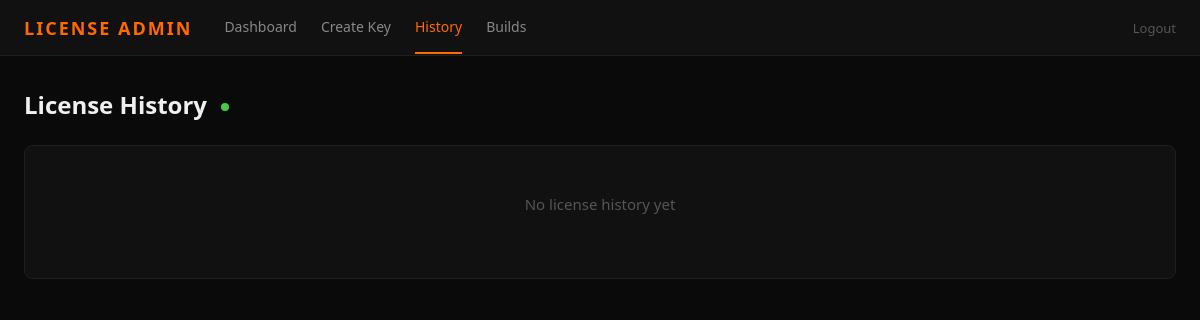
Before: /history (signed in) with the older database file.
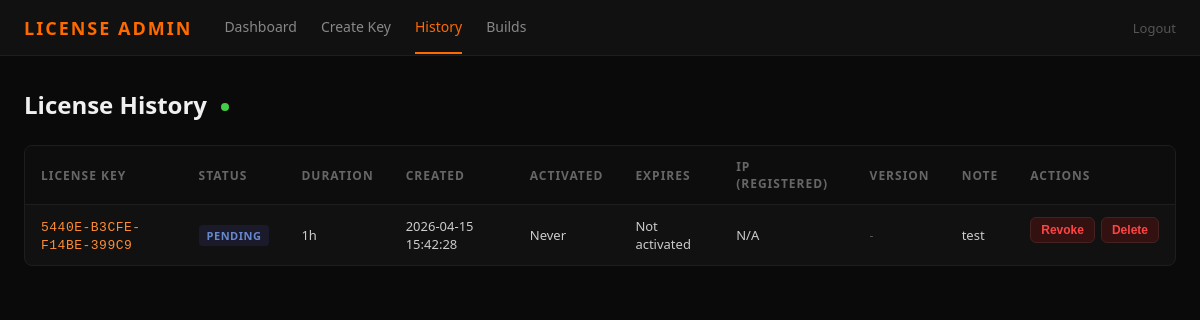
After: the same page with the newer database file.
### tables this page shows
CREATE TABLE licenses (
            id INTEGER PRIMARY KEY AUTOINCREMENT,
            license_key TEXT UNIQUE NOT NULL,
            created_at REAL NOT NULL,
            activated_at REAL,
            expires_at REAL,
            duration_seconds INTEGER NOT NULL,
            status TEXT NOT NULL DEFAULT 'pending',
            last_heartbeat REAL,
            last_ip TEXT,
            note TEXT DEFAULT '',
            registered_ip TEXT
        , launcher_version TEXT DEFAULT '');

### license_server/server.py (the view)
@app.route("/history")
@require_admin
def history():
    conn = get_db()
    now = time.time()
    expire_active_licenses(conn)
    rows = conn.execute("SELECT * FROM licenses ORDER BY created_at DESC").fetchall()
    conn.close()
    licenses = []
    for row in rows:
        if row["status"] == "active" and row["expires_at"]:
            remaining = max(0, row["expires_at"] - now)
            remaining_text = format_duration(remaining)
            remaining_seconds = int(remaining)
        elif row["status"] == "suspended" and row["expires_at"]:
            remaining = max(0, row["expires_at"] - now)
            remaining_text = format_duration(remaining) + " (suspended)"
            remaining_seconds = int(remaining)
        elif row["status"] == "pending":
            remaining_text = format_duration(row["duration_seconds"]) + " (pending)"
            remaining_seconds = row["duration_seconds"]
        else:
            remaining_text = "-"
            remaining_seconds = 0
        licenses.append({
            "id": row["id"],
            "key": row["license_key"],
            "created": format_time(row["created_at"]),
            "activated": format_time(row["activated_at"]),
            "expires": format_time(row["expires_at"]) if row["expires_at"] else "Not activated",
            "remaining": remaining_text,
            "remaining_seconds": remaining_seconds,
            "online": is_online(row["last_heartbeat"]) if row["status"] == "active" else False,
            "last_ip": row["last_ip"] or "N/A",
            "registered_ip": row["registered_ip"] or "N/A",
            "note": row["note"] or "",
            "status": row["status"],
            "duration_text": format_duration(row["duration_seconds"]),
            "version": row["launcher_version"] or "",
        })
    return render_template("history.html", licenses=licenses)

### license_server/server.py (called while the page is built)
def get_db():
    conn = sqlite3.connect(DB_PATH)
    conn.row_factory = sqlite3.Row
    conn.execute("PRAGMA journal_mode=WAL")
    return conn

def format_duration(seconds):
    if seconds <= 0:
        return "Expired"
    days = int(seconds // 86400)
    hours = int((seconds % 86400) // 3600)
    minutes = int((seconds % 3600) // 60)
    parts = []
    if days > 0:
        parts.append(f"{days}d")
    if hours > 0:
        parts.append(f"{hours}h")
    if minutes > 0:
        parts.append(f"{minutes}m")
    return " ".join(parts) if parts else "<1m"

def format_time(timestamp):
    if not timestamp:
        return "Never"
    return datetime.fromtimestamp(timestamp).strftime("%Y-%m-%d %H:%M:%S")

def expire_active_licenses(conn):
    now = time.time()
    conn.execute(
        "UPDATE licenses SET status = 'expired' WHERE status = 'active' AND expires_at IS NOT NULL AND expires_at <= ?",
        (now,)
    )
    conn.commit()

def require_admin(f):
    @wraps(f)
    def decorated(*args, **kwargs):
        if not session.get("admin_logged_in"):
            return redirect(url_for("login_page"))
        return f(*args, **kwargs)
    return decorated

### license_server/templates/history.html (shortened to what this page needs)
{% extends "base.html" %}
{% block content %}
<div class="page-header">
    <h1>License History <span class="live-indicator"></span></h1>
</div>
<div class="card">
    <div id="history-table-container">
        {% if licenses %}
        <table>
            <thead>
                <tr>
                    <th>License Key</th>
                    <th>Status</th>
                    <th>Duration</th>
                    <th>Created</th>
                    <th>Activated</th>
                    <th>Expires</th>
                    <th>IP (Registered)</th>
                    <th>Version</th>
                    <th>Note</th>
                    <th>Actions</th>
                </tr>
            </thead>
            <tbody id="history-tbody">
                {% for lic in licenses %}
                <tr>
                    <td><span class="key-text">{{ lic.key }}</span></td>
                    <td>
                        {% if lic.status == 'pending' %}
                        <span class="badge badge-pending">Pending</span>
                        {% elif lic.status == 'suspended' %}
                        <span class="badge badge-suspended">Suspended</span>
                        {% elif lic.status == 'active' %}
                            {% if lic.online %}
                            <span class="badge badge-online">Online</span>
                            {% else %}
                            <span class="badge badge-active">Active</span>
                            {% endif %}
                        {% elif lic.status == 'expired' %}
                        <span class="badge badge-expired">Expired</span>
                        {% elif lic.status == 'revoked' %}
                        <span class="badge badge-revoked">Revoked</span>
                        {% elif lic.status == 'deleted' %}
                        <span class="badge badge-deleted">Deleted</span>
                        {% endif %}
                    </td>
                    <td>{{ lic.duration_text }}</td>
                    <td>{{ lic.created }}</td>
                    <td>{{ lic.activated }}</td>
                    <td>{{ lic.expires }}</td>
                    <td>
                        {{ lic.last_ip }}
                    </td>
                    <td><span style="color: {% if lic.version %}#ff8c33{% else %}#555{% endif %}; font-size: 12px;">{{ lic.version or '-' }}</span></td>
                    <td>{{ lic.note }}</td>
                    <td class="actions-cell">
                        {% if lic.status in ('active', 'pending', 'suspended') %}
                        <form method="POST" action="{{ url_for('revoke_license', license_id=lic.id) }}" onsubmit="return confirm('Revoke this license?')">
                            <button type="submit" class="btn btn-danger btn-sm">Revoke</button>
                        </form>
                        {% endif %}
                        {% if lic.status != 'deleted' %}
                        <form method="POST" action="{{ url_for('delete_license', license_id=lic.id) }}" onsubmit="return confirm('Delete this license?')">
                            <button type="submit" class="btn btn-danger btn-sm">Delete</button>
                        </form>
                        {% endif %}
                    </td>
                </tr>
                {% endfor %}
            </tbody>
        </table>
        {% else %}
        <div class="empty-state">
            <p>No license history yet</p>
        </div>
        {% endif %}
    </div>
</div>
{% endblock %}

### license_server/templates/base.html (shortened to what this page needs)
<!DOCTYPE html>
<html lang="en">
<head>
</head>
<body>
    <nav class="navbar">
        <div class="brand">LICENSE ADMIN</div>
        <div class="nav-links">
            <a href="{{ url_for('dashboard') }}" class="{% if request.endpoint == 'dashboard' %}active{% endif %}">Dashboard</a>
            <a href="{{ url_for('create_license') }}" class="{% if request.endpoint == 'create_license' %}active{% endif %}">Create Key</a>
            <a href="{{ url_for('history') }}" class="{% if request.endpoint == 'history' %}active{% endif %}">History</a>
            <a href="{{ url_for('builds_page') }}" class="{% if request.endpoint in ('builds_page', 'create_build_config', 'edit_build_config') %}active{% endif %}">Builds</a>
        </div>
        <a href="{{ url_for('logout') }}" class="logout-btn">Logout</a>
    </nav>
    <div class="container">
        {% block content %}{% endblock %}
    </div>
</body>
</html>

### license_server/templates/base.html (style rules this page uses)
* { margin: 0; padding: 0; box-sizing: border-box; }
body { font-family: 'Segoe UI', system-ui, -apple-system, sans-serif; background: #0a0a0a; color: #f0f0f0; min-height: 100vh; }
a { color: #ff6a00; text-decoration: none; }
.navbar { background: #111; border-bottom: 1px solid #1e1e1e; padding: 0 24px; display: flex; align-items: center; height: 56px; gap: 32px; }
.navbar .brand { font-size: 18px; font-weight: 700; color: #ff6a00; letter-spacing: 2px; }
.navbar .nav-links { display: flex; gap: 24px; }
.navbar .nav-links a { color: #888; font-size: 14px; font-weight: 500; padding: 16px 0; border-bottom: 2px solid transparent; transition: all 0.2s; }
.navbar .nav-links a:hover, .navbar .nav-links a.active { color: #ff6a00; border-bottom-color: #ff6a00; }
.navbar .logout-btn { color: #555; font-size: 13px; }
.container { max-width: 1200px; margin: 0 auto; padding: 32px 24px; }
.page-header { display: flex; align-items: center; justify-content: space-between; margin-bottom: 24px; }
.page-header h1 { font-size: 24px; font-weight: 600; color: #f0f0f0; }
.btn { display: inline-flex; align-items: center; gap: 6px; padding: 8px 16px; border: none; border-radius: 6px; font-size: 13px; font-weight: 600; cursor: pointer; transition: all 0.2s; }
.btn-danger { background: #331111; color: #ff4444; border: 1px solid #442222; }
.btn-sm { padding: 5px 10px; font-size: 12px; }
.card { background: #111; border: 1px solid #1e1e1e; border-radius: 8px; overflow: hidden; }
table { width: 100%; border-collapse: collapse; }
th { text-align: left; padding: 12px 16px; font-size: 12px; font-weight: 600; color: #666; text-transform: uppercase; letter-spacing: 1px; background: #0d0d0d; border-bottom: 1px solid #1e1e1e; }
td { padding: 12px 16px; font-size: 13px; border-bottom: 1px solid #1a1a1a; color: #ccc; }
tr:last-child td { border-bottom: none; }
.key-text { font-family: 'Consolas', 'Courier New', monospace; font-size: 13px; color: #ff8c33; letter-spacing: 0.5px; }
.badge { display: inline-block; padding: 3px 8px; border-radius: 4px; font-size: 11px; font-weight: 600; text-transform: uppercase; letter-spacing: 0.5px; }
.badge-pending { background: #1a1a2a; color: #6688cc; }
.actions-cell { display: flex; gap: 6px; }

### license_server/templates/history.html (style rules this page uses)
.live-indicator { display: inline-block; width: 8px; height: 8px; background: #44cc44; border-radius: 50%; margin-left: 8px; animation: pulse-live 2s infinite; vertical-align: middle; }

Changed rows visible on the page:
added licenses: key "5440E-B3CFE-F14BE-399C9", status "PENDING", duration_text "1h", created "2026-04-15 15:42:28", activated "Never", expires "Not activated", last_ip "N/A", version "-", note "test"
Other visible differences:
text no longer shown: "No license history yet"
text now shown: "LICENSE KEY STATUS DURATION CREATED ACTIVATED EXPIRES IP (REGISTERED) VERSION NOTE ACTIONS"
